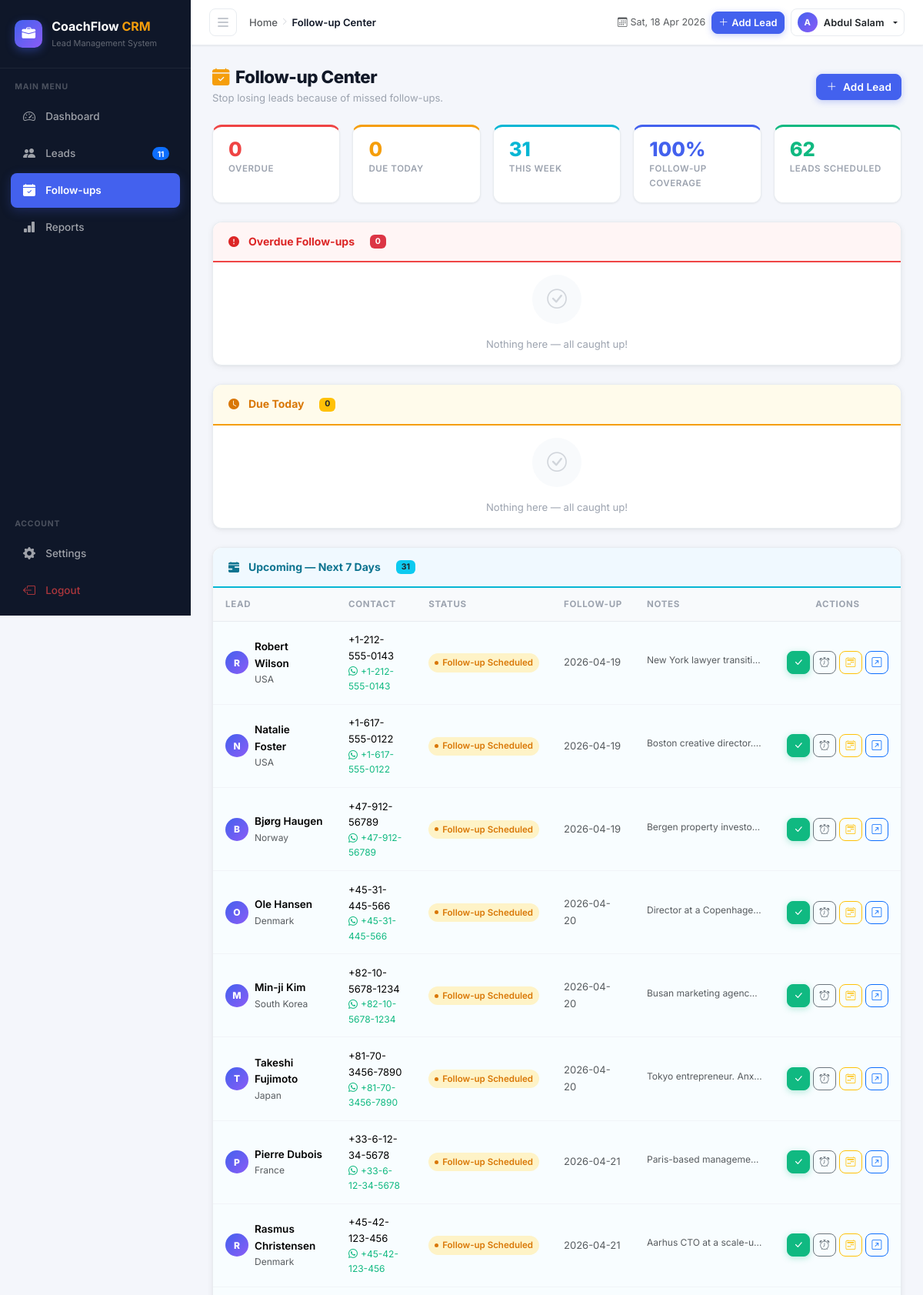
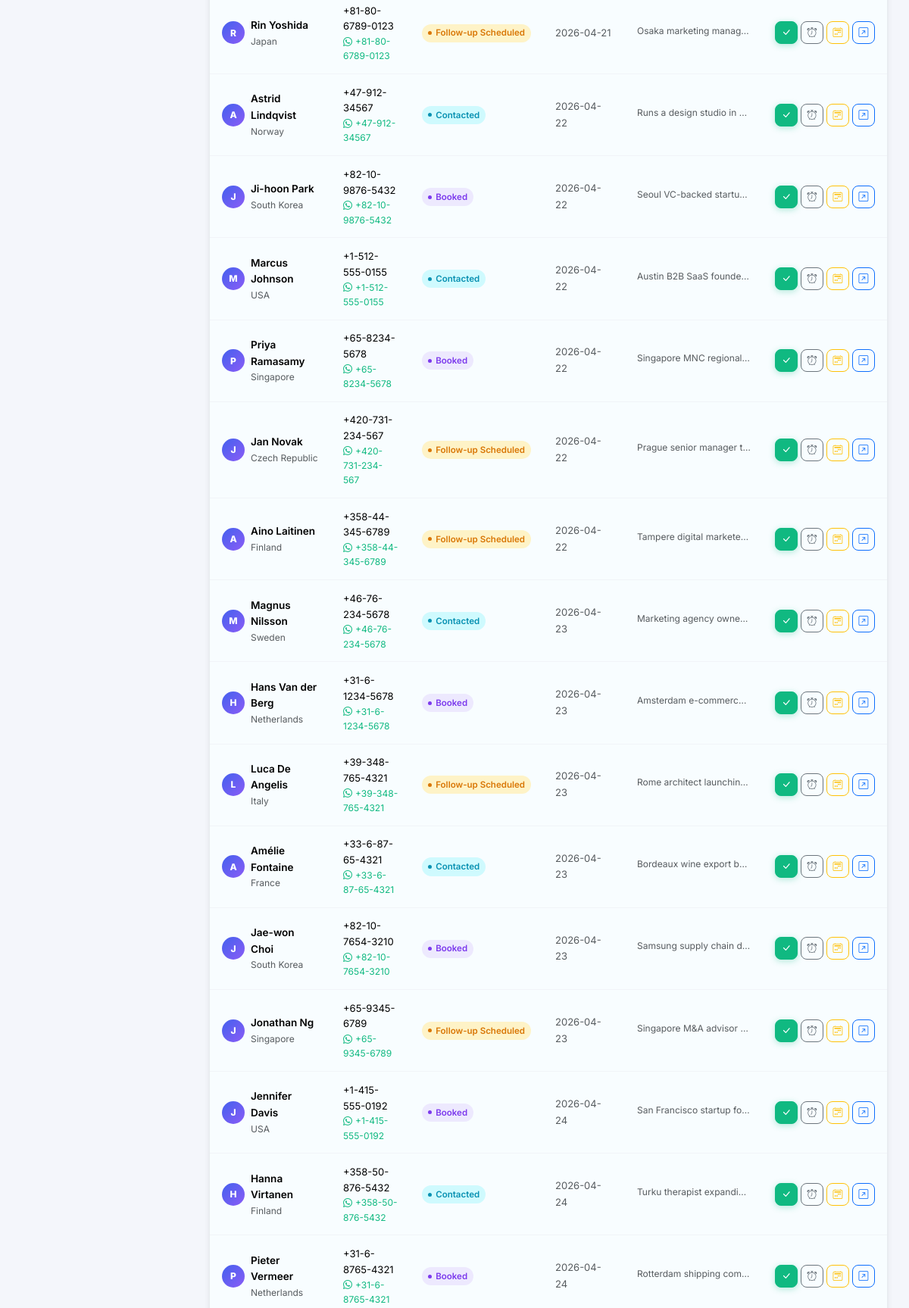
/followups.php (signed in, upper part), run on the app's committed database (2 pictures, top to bottom).
### tables this page shows
CREATE TABLE IF NOT EXISTS leads (
    id                  INT AUTO_INCREMENT PRIMARY KEY,
    full_name           VARCHAR(150)  NOT NULL,
    email               VARCHAR(150)  DEFAULT NULL,
    phone               VARCHAR(30)   DEFAULT NULL,
    whatsapp            VARCHAR(30)   DEFAULT NULL,
    country             VARCHAR(80)   DEFAULT NULL,
    service_interest    VARCHAR(120)  DEFAULT NULL,
    lead_source         VARCHAR(80)   DEFAULT NULL,
    status              ENUM(
        'New',
        'Contacted',
        'Follow-up Scheduled',
        'Booked',
        'Won',
        'Lost'
    ) NOT NULL DEFAULT 'New',
    next_followup_date  DATE          DEFAULT NULL,
    notes               TEXT          DEFAULT NULL,
    created_at          DATETIME      NOT NULL DEFAULT CURRENT_TIMESTAMP,
    updated_at          DATETIME      NOT NULL DEFAULT CURRENT_TIMESTAMP ON UPDATE CURRENT_TIMESTAMP
);

### followups.php (the view, shortened to what this page needs)
<?php
require_once __DIR__ . '/includes/db.php';
$today = date('Y-m-d');
$next7 = date('Y-m-d', strtotime('+7 days'));
$overdueLeads  = $pdo->query("SELECT * FROM leads WHERE next_followup_date < '$today' AND status NOT IN ('Won','Lost') ORDER BY next_followup_date ASC")->fetchAll();
$todayLeads    = $pdo->query("SELECT * FROM leads WHERE next_followup_date = '$today' AND status NOT IN ('Won','Lost') ORDER BY full_name")->fetchAll();
$upcomingLeads = $pdo->query("SELECT * FROM leads WHERE next_followup_date BETWEEN DATE_ADD('$today', INTERVAL 1 DAY) AND '$next7' AND status NOT IN ('Won','Lost') ORDER BY next_followup_date")->fetchAll();
$totalActive   = (int) $pdo->query("SELECT COUNT(*) FROM leads WHERE status NOT IN ('Won','Lost')")->fetchColumn();
$withFollowup  = (int) $pdo->query("SELECT COUNT(*) FROM leads WHERE next_followup_date IS NOT NULL AND status NOT IN ('Won','Lost')")->fetchColumn();
$coverageRate  = $totalActive > 0 ? round(($withFollowup / $totalActive) * 100) : 0;
require_once __DIR__ . '/includes/header.php';
require_once __DIR__ . '/includes/sidebar.php';
?>
<div class="d-flex flex-wrap align-items-center justify-content-between mb-4 gap-3">
    <div>
        <h1 class="page-title"><i class="bi bi-calendar-check-fill me-2 text-orange"></i>Follow-up Center</h1>
        <p class="page-subtitle mb-0">Stop losing leads because of missed follow-ups.</p>
    </div>
    <a href="<?= BASE_URL ?>lead_form.php" class="btn btn-primary d-flex align-items-center gap-2">
        <i class="bi bi-plus-lg"></i> Add Lead
    </a>
</div>
<div class="kpi-strip mb-4">
    <div class="kpi-item" style="border-top:3px solid var(--red);">
        <div class="kpi-value text-red"><?= count($overdueLeads) ?></div>
        <div class="kpi-label">Overdue</div>
    </div>
    <div class="kpi-item" style="border-top:3px solid var(--orange);">
        <div class="kpi-value text-orange"><?= count($todayLeads) ?></div>
        <div class="kpi-label">Due Today</div>
    </div>
    <div class="kpi-item" style="border-top:3px solid var(--teal);">
        <div class="kpi-value text-teal"><?= count($upcomingLeads) ?></div>
        <div class="kpi-label">This Week</div>
    </div>
    <div class="kpi-item" style="border-top:3px solid var(--blue);">
        <div class="kpi-value text-blue"><?= $coverageRate ?>%</div>
        <div class="kpi-label">Follow-up Coverage</div>
    </div>
    <div class="kpi-item" style="border-top:3px solid var(--green);">
        <div class="kpi-value text-green"><?= $withFollowup ?></div>
        <div class="kpi-label">Leads Scheduled</div>
    </div>
</div>
<?php
function renderSection(array $leads, string $type, string $today, string $base): void {
    $configs = [
        'overdue'  => ['header-class'=>'overdue',  'label'=>'Overdue Follow-ups', 'icon'=>'bi-exclamation-circle-fill', 'row-class'=>'followup-row-overdue'],
        'today'    => ['header-class'=>'today',    'label'=>'Due Today',          'icon'=>'bi-clock-fill',              'row-class'=>'followup-row-today'],
        'upcoming' => ['header-class'=>'upcoming', 'label'=>'Upcoming — Next 7 Days','icon'=>'bi-calendar-range-fill',  'row-class'=>'followup-row-upcoming'],
    ];
    $c = $configs[$type];
    ?>
    <div class="card followup-section mb-4">
        <div class="followup-section-header <?= $c['header-class'] ?>">
            <i class="bi <?= $c['icon'] ?>"></i>
            <?= $c['label'] ?>
            <span class="badge ms-2 <?= $type==='overdue'?'bg-danger':($type==='today'?'bg-warning text-dark':'bg-info text-dark') ?>"><?= count($leads) ?></span>
        </div>
        <?php if (empty($leads)): ?>
            <div class="empty-state py-3">
                <div class="empty-state-icon"><i class="bi bi-check-circle"></i></div>
                <p class="mb-0">Nothing here — all caught up!</p>
            </div>
        <?php else: ?>
        <div class="table-responsive">
        <table class="table table-hover mb-0">
            <thead>
                <tr>
                    <th>Lead</th>
                    <th>Contact</th>
                    <th>Status</th>
                    <th>Follow-up</th>
                    <th>Notes</th>
                    <th class="text-center">Actions</th>
                </tr>
            </thead>
            <tbody>
            <?php foreach ($leads as $lead): ?>
                <tr class="<?= $c['row-class'] ?>">
                    <td>
                        <div class="d-flex align-items-center gap-2">
                            <div class="lead-avatar" style="width:30px;height:30px;font-size:0.75rem;flex-shrink:0;">
                                <?= strtoupper(substr($lead['full_name'],0,1)) ?>
                            </div>
                            <div>
                                <div style="font-weight:600;font-size:0.845rem;"><?= htmlspecialchars($lead['full_name']) ?></div>
                                <div class="text-muted fs-12"><?= htmlspecialchars($lead['country'] ?? '') ?></div>
                            </div>
                        </div>
                    </td>
                    <td>
                        <div class="copy-phone fs-13"><?= htmlspecialchars($lead['phone'] ?? '—') ?></div>
                        <?php if ($lead['whatsapp']): ?>
                            <div class="text-green fs-12"><i class="bi bi-whatsapp me-1"></i><?= htmlspecialchars($lead['whatsapp']) ?></div>
                        <?php endif; ?>
                    </td>
                    <td><span class="status-badge status-<?= str_replace(' ','-',$lead['status']) ?>"><?= $lead['status'] ?></span></td>
                    <td>
                        <?php
                        $d = $lead['next_followup_date'];
                        if ($d < $today) echo '<span class="overdue-badge"><i class="bi bi-exclamation-circle"></i>' . htmlspecialchars($d) . '</span>';
                        elseif($d === $today) echo '<span class="today-badge"><i class="bi bi-clock"></i>Today</span>';
                        else echo '<span class="text-muted fs-13">' . htmlspecialchars($d) . '</span>';
                        ?>
                    </td>
                    <td>
                        <span class="text-muted fs-12 text-truncate d-inline-block" style="max-width:150px;" title="<?= htmlspecialchars($lead['notes']) ?>">
                            <?= htmlspecialchars($lead['notes'] ?? '—') ?>
                        </span>
                    </td>
                    <td>
                        <div class="d-flex justify-content-center gap-1">
                            <a href="<?= $base ?>followups.php?done=<?= $lead['id'] ?>"
                               class="btn btn-success btn-action btn-sm" data-bs-toggle="tooltip" data-bs-title="Mark done"
                               onclick="return confirm('Mark as done?')">
                                <i class="bi bi-check-lg"></i>
                            </a>
                            <a href="<?= $base ?>followups.php?snooze=<?= $lead['id'] ?>"
                               class="btn btn-outline-secondary btn-action btn-sm" data-bs-toggle="tooltip" data-bs-title="Snooze 1 day">
                                <i class="bi bi-alarm"></i>
                            </a>
                            <button type="button" class="btn btn-outline-warning btn-action btn-sm"
                                    data-bs-toggle="modal" data-bs-target="#rescheduleModal"
                                    onclick="document.getElementById('rescheduleLeadId').value=<?= $lead['id'] ?>"
                                    title="Reschedule">
                                <i class="bi bi-calendar2-week"></i>
                            </button>
                            <a href="<?= $base ?>lead_form.php?id=<?= $lead['id'] ?>"
                               class="btn btn-outline-primary btn-action btn-sm" data-bs-toggle="tooltip" data-bs-title="Open lead">
                                <i class="bi bi-arrow-up-right-square"></i>
                            </a>
                        </div>
                    </td>
                </tr>
            <?php endforeach; ?>
            </tbody>
        </table>
        </div>
        <?php endif; ?>
    </div>
    <?php
}
?>
<?php renderSection($overdueLeads, 'overdue', $today, BASE_URL); ?>
<?php renderSection($todayLeads, 'today', $today, BASE_URL); ?>
<?php renderSection($upcomingLeads, 'upcoming', $today, BASE_URL); ?>
<?php require_once __DIR__ . '/includes/footer.php'; ?>

### data on the page
leads: full_name "R", full_name "Robert Wilson", country "USA", phone "+1-212-555-0143", whatsapp "+1-212-555-0143", status "Follow-up Scheduled", next_followup_date "2026-04-19", notes "New York lawyer transiti…", $lead['id'] 13 (drawn)
leads: full_name "N", full_name "Natalie Foster", country "USA", phone "+1-617-555-0122", whatsapp "+1-617-555-0122", status "Follow-up Scheduled", next_followup_date "2026-04-19", notes "Boston creative director.…", $lead['id'] 33 (drawn)
leads: full_name "B", full_name "Bjørg Haugen", country "Norway", phone "+47-912-56789", whatsapp "+47-912-56789", status "Follow-up Scheduled", next_followup_date "2026-04-19", notes "Bergen property investo…", $lead['id'] 47 (drawn)
leads: full_name "O", full_name "Ole Hansen", country "Denmark", phone "+45-31-445-566", whatsapp "+45-31-445-566", status "Follow-up Scheduled", next_followup_date "2026-04-20", notes "Director at a Copenhage…", $lead['id'] 5 (drawn)
leads: full_name "M", full_name "Min-ji Kim", country "South Korea", phone "+82-10-5678-1234", whatsapp "+82-10-5678-1234", status "Follow-up Scheduled", next_followup_date "2026-04-20", notes "Busan marketing agenc…", $lead['id'] 25 (drawn)
leads: full_name "T", full_name "Takeshi Fujimoto", country "Japan", phone "+81-70-3456-7890", whatsapp "+81-70-3456-7890", status "Follow-up Scheduled", next_followup_date "2026-04-20", notes "Tokyo entrepreneur. Anx…", $lead['id'] 42 (drawn)
leads: full_name "P", full_name "Pierre Dubois", country "France", phone "+33-6-12-34-5678", whatsapp "+33-6-12-34-5678", status "Follow-up Scheduled", next_followup_date "2026-04-21", notes "Paris-based manageme…", $lead['id'] 17 (drawn)
leads: full_name "R", full_name "Rasmus Christensen", country "Denmark", phone "+45-42-123-456", whatsapp "+45-42-123-456", status "Follow-up Scheduled", next_followup_date "2026-04-21", notes "Aarhus CTO at a scale-u…", $lead['id'] 28 (drawn)
leads: full_name "R", full_name "Rin Yoshida", country "Japan", phone "+81-80-6789-0123", whatsapp "+81-80-6789-0123", status "Follow-up Scheduled", next_followup_date "2026-04-21", notes "Osaka marketing manag…", $lead['id'] 60 (drawn)
leads: full_name "A", full_name "Astrid Lindqvist", country "Norway", phone "+47-912-34567", whatsapp "+47-912-34567", status "Contacted", next_followup_date "2026-04-22", notes "Runs a design studio in…", $lead['id'] 2 (drawn)
leads: full_name "J", full_name "Ji-hoon Park", country "South Korea", phone "+82-10-9876-5432", whatsapp "+82-10-9876-5432", status "Booked", next_followup_date "2026-04-22", notes "Seoul VC-backed startu…", $lead['id'] 22 (drawn)
leads: full_name "M", full_name "Marcus Johnson", country "USA", phone "+1-512-555-0155", whatsapp "+1-512-555-0155", status "Contacted", next_followup_date "2026-04-22", notes "Austin B2B SaaS founde…", $lead['id'] 32 (drawn)
leads: full_name "P", full_name "Priya Ramasamy", country "Singapore", phone "+65-8234-5678", whatsapp "+65-8234-5678", status "Booked", next_followup_date "2026-04-22", notes "Singapore MNC regional…", $lead['id'] 41 (drawn)
leads: full_name "J", full_name "Jan Novak", country "Czech Republic", phone "+420-731-234-567", whatsapp "+420-731-234-567", status "Follow-up Scheduled", next_followup_date "2026-04-22", notes "Prague senior manager t…", $lead['id'] 54 (drawn)
leads: full_name "A", full_name "Aino Laitinen", country "Finland", phone "+358-44-345-6789", whatsapp "+358-44-345-6789", status "Follow-up Scheduled", next_followup_date "2026-04-22", notes "Tampere digital markete…", $lead['id'] 66 (drawn)
leads: full_name "M", full_name "Magnus Nilsson", country "Sweden", phone "+46-76-234-5678", whatsapp "+46-76-234-5678", status "Contacted", next_followup_date "2026-04-23", notes "Marketing agency owne…", $lead['id'] 7 (drawn)
leads: full_name "H", full_name "Hans Van der Berg", country "Netherlands", phone "+31-6-1234-5678", whatsapp "+31-6-1234-5678", status "Booked", next_followup_date "2026-04-23", notes "Amsterdam e-commerc…", $lead['id'] 18 (drawn)
leads: full_name "L", full_name "Luca De Angelis", country "Italy", phone "+39-348-765-4321", whatsapp "+39-348-765-4321", status "Follow-up Scheduled", next_followup_date "2026-04-23", notes "Rome architect launchin…", $lead['id'] 38 (drawn)
leads: full_name "A", full_name "Amélie Fontaine", country "France", phone "+33-6-87-65-4321", whatsapp "+33-6-87-65-4321", status "Contacted", next_followup_date "2026-04-23", notes "Bordeaux wine export b…", $lead['id'] 53 (drawn)
leads: full_name "J", full_name "Jae-won Choi", country "South Korea", phone "+82-10-7654-3210", whatsapp "+82-10-7654-3210", status "Booked", next_followup_date "2026-04-23", notes "Samsung supply chain d…", $lead['id'] 58 (drawn)
leads: full_name "J", full_name "Jonathan Ng", country "Singapore", phone "+65-9345-6789", whatsapp "+65-9345-6789", status "Follow-up Scheduled", next_followup_date "2026-04-23", notes "Singapore M&A advisor…", $lead['id'] 78 (drawn)
leads: full_name "J", full_name "Jennifer Davis", country "USA", phone "+1-415-555-0192", whatsapp "+1-415-555-0192", status "Booked", next_followup_date "2026-04-24", notes "San Francisco startup fo…", $lead['id'] 12 (drawn)
leads: full_name "H", full_name "Hanna Virtanen", country "Finland", phone "+358-50-876-5432", whatsapp "+358-50-876-5432", status "Contacted", next_followup_date "2026-04-24", notes "Turku therapist expandi…", $lead['id'] 27 (drawn)
leads: full_name "P", full_name "Pieter Vermeer", country "Netherlands", phone "+31-6-8765-4321", whatsapp "+31-6-8765-4321", status "Booked", next_followup_date "2026-04-24", notes "Rotterdam shipping com…", $lead['id'] 36 (drawn)

### other printed values
$totalCount "11"
$pageTitle "Follow-up Center"
substr($_SESSION['user_name'] ?? 'A', 0, 1) "A"
$_SESSION['user_name'] "Abdul Salam"
count($overdueLeads) "0"
count($todayLeads) "0"
count($upcomingLeads) "31"
$coverageRate "100"
$withFollowup "62"
$c['label'] "Overdue Follow-ups Due Today Upcoming — Next 7 Days"
count($leads) "0 0 31"
